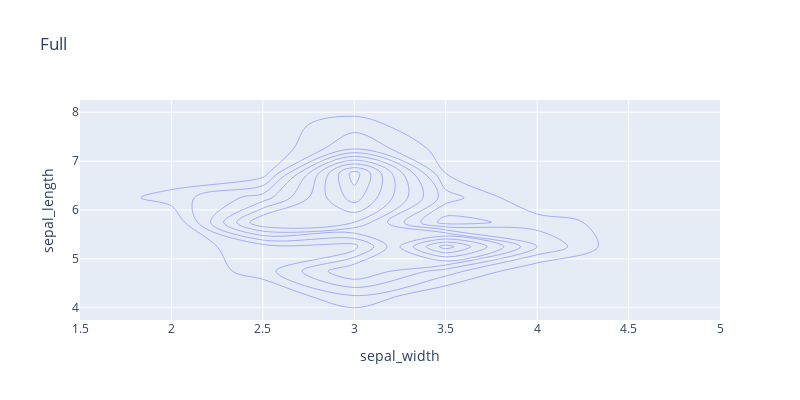

The cell this chart's notebook holds for it:
### Markdown cell above
10. What was the influence of this operation on the distribution of the explanatory variables?

### Code cell
fig = px.density_contour(data, 'sepal_width', 'sepal_length', title = 'Full', height=400, width=800)
fig.show()

### Figure 1 — Plotly figure (JSON) as saved in the notebook; plotly's stock layout.template omitted (floating-point values rounded to 4 significant figures; data arrays with more than 128 entries replaced by an {"elided": "..."} marker saying what was removed)
{"data": [{"contours": {"coloring": "none"}, "hovertemplate": "sepal_width=%{x}<br>sepal_length=%{y}<br>count=%{z}<extra></extra>", "legendgroup": "", "line": {"color": "#636efa"}, "name": "", "showlegend": false, "type": "histogram2dcontour", "x": {"elided": "150 float values"}, "xaxis": "x", "xbingroup": "x", "y": {"elided": "150 float values"}, "yaxis": "y", "ybingroup": "y"}], "layout": {"height": 400, "legend": {"tracegroupgap": 0}, "title": {"text": "Full"}, "width": 800, "xaxis": {"anchor": "y", "domain": [0, 1], "title": {"text": "sepal_width"}}, "yaxis": {"anchor": "x", "domain": [0, 1], "title": {"text": "sepal_length"}}}}
